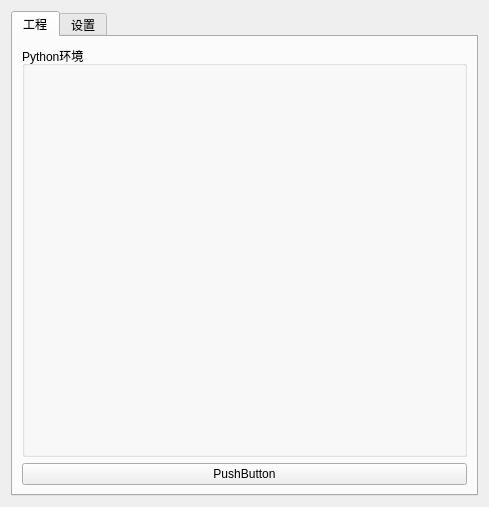
<?xml version="1.0" encoding="UTF-8"?>
<ui version="4.0">
 <class>Frame</class>
 <widget class="QFrame" name="Frame">
  <property name="geometry">
   <rect>
    <x>0</x>
    <y>0</y>
    <width>489</width>
    <height>507</height>
   </rect>
  </property>
  <property name="windowTitle">
   <string>Frame</string>
  </property>
  <layout class="QVBoxLayout" name="verticalLayout_2">
   <item>
    <widget class="QTabWidget" name="tabWidget">
     <property name="currentIndex">
      <number>0</number>
     </property>
     <widget class="QWidget" name="tabwork">
      <attribute name="title">
       <string>工程</string>
      </attribute>
      <layout class="QVBoxLayout" name="verticalLayout">
       <item>
        <widget class="QGroupBox" name="groupBox">
         <property name="title">
          <string>Python环境</string>
         </property>
        </widget>
       </item>
       <item>
        <widget class="QPushButton" name="pushButton">
         <property name="text">
          <string>PushButton</string>
         </property>
        </widget>
       </item>
      </layout>
     </widget>
     <widget class="QWidget" name="tabsetting">
      <attribute name="title">
       <string>设置</string>
      </attribute>
     </widget>
    </widget>
   </item>
  </layout>
 </widget>
 <resources/>
 <connections/>
</ui>
